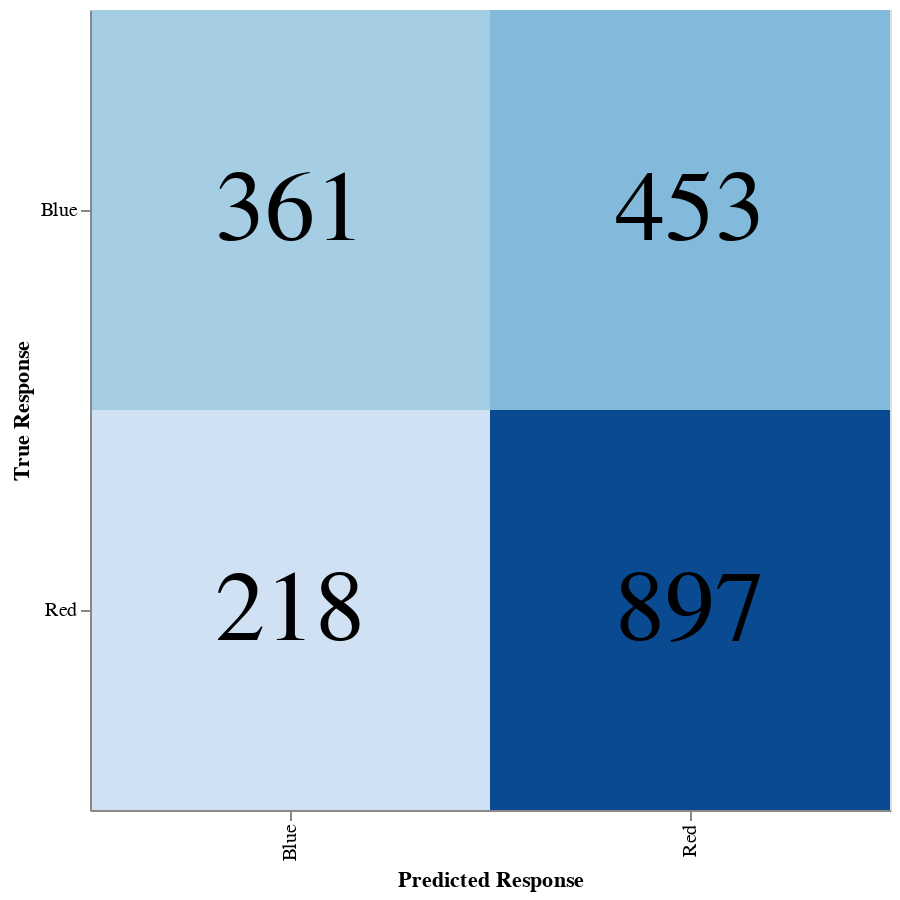

Write notebook code for a chart like this one.
### Markdown cell above
In looking at the predicted categories, we can see that the model is doing an okay job of evenly predicting the categories. It seems that the majority of the time the number predicted for the negative category (Blue) is close to 0.3 - 0.45 where as the number predicted for the positive category is in the 50s. We would usually expect to see these values closer to 0 and 1 respectively, but it may be that the difference between the two classes is not as great as we may expect in other contexts.

### Code cell
# Calculate confusion matrix and transform data
conf_mat = confusion_matrix(y_test,predictions)
conf_mat = pd.DataFrame(conf_mat,index=categories,columns=categories)
conf_mat = conf_mat.melt(ignore_index=False).reset_index()
# Create heatmap
heatmap = alt.Chart(conf_mat).mark_rect().encode(
    x=alt.X("variable:N").title("Predicted Response"),
    y=alt.Y("index:N").title("True Response"),
    color=alt.Color("value:Q", legend=None).scale(scheme="blues")
).properties(
    width=400,
    height=400
)
# Add text labels for numbers
text = heatmap.mark_text(baseline="middle").encode(
    text=alt.Text("value:Q"),
    color=alt.value("black"),
    size=alt.value(50)
)

heatmap + text

### Figure 1 — Vega specification as saved in the notebook (floating-point values rounded to 4 significant figures)
{"$schema": "https://vega.github.io/schema/vega/v5.json", "data": [{"name": "source_0", "values": [{"index": "Blue", "value": 361, "variable": "Blue"}, {"index": "Red", "value": 218, "variable": "Blue"}, {"index": "Blue", "value": 453, "variable": "Red"}, {"index": "Red", "value": 897, "variable": "Red"}]}, {"name": "data_0", "values": [{"index": "Blue", "value": 361, "variable": "Blue"}, {"index": "Red", "value": 218, "variable": "Blue"}, {"index": "Blue", "value": 453, "variable": "Red"}, {"index": "Red", "value": 897, "variable": "Red"}]}, {"name": "data_0_x_domain_variable_0", "values": [{"variable": "Blue"}, {"variable": "Red"}]}, {"name": "source_0_x_domain_variable_1", "values": [{"variable": "Blue"}, {"variable": "Red"}]}, {"name": "data_0_y_domain_index_0", "values": [{"index": "Blue"}, {"index": "Red"}]}, {"name": "source_0_y_domain_index_1", "values": [{"index": "Blue"}, {"index": "Red"}]}, {"name": "data_0_color_domain_value", "values": [{"min": 218, "max": 897}]}], "marks": [{"type": "rect", "name": "layer_0_marks", "from": {"data": "data_0"}, "encode": {"update": {"height": {"signal": "max(0.25, bandwidth('y'))"}, "width": {"signal": "max(0.25, bandwidth('x'))"}, "x": {"field": "variable", "scale": "x"}, "fill": {"field": "value", "scale": "color"}, "y": {"field": "index", "scale": "y"}}}, "style": ["rect"]}, {"type": "text", "name": "layer_1_marks", "from": {"data": "source_0"}, "encode": {"update": {"fill": {"value": "black"}, "x": {"field": "variable", "scale": "x", "band": 0.5}, "y": {"field": "index", "scale": "y", "band": 0.5}, "text": {"signal": "format(datum[\"value\"], \"\")"}, "align": {"value": "center"}, "fontSize": {"value": 50}, "baseline": {"value": "middle"}}}, "style": ["text"]}], "scales": [{"name": "x", "type": "band", "domain": {"fields": [{"data": "data_0_x_domain_variable_0", "field": "variable"}, {"data": "source_0_x_domain_variable_1", "field": "variable"}], "sort": true}, "range": [0, {"signal": "width"}], "paddingInner": 0, "paddingOuter": 0}, {"name": "y", "type": "band", "domain": {"fields": [{"data": "data_0_y_domain_index_0", "field": "index"}, {"data": "source_0_y_domain_index_1", "field": "index"}], "sort": true}, "range": [0, {"signal": "height"}], "paddingInner": 0, "paddingOuter": 0}, {"name": "color", "type": "linear", "domain": [{"signal": "(data(\"data_0_color_domain_value\")[0] || {}).min"}, {"signal": "(data(\"data_0_color_domain_value\")[0] || {}).max"}], "range": {"scheme": "blues"}, "interpolate": "hcl", "zero": false}], "axes": [{"scale": "x", "title": "Predicted Response", "zindex": 1, "labelBaseline": "middle", "labelAlign": "right", "orient": "bottom", "labelAngle": 270, "grid": false}, {"scale": "y", "zindex": 1, "grid": false, "orient": "left", "title": "True Response"}], "background": "white", "height": 400, "padding": 5, "width": 400, "style": "cell"}
